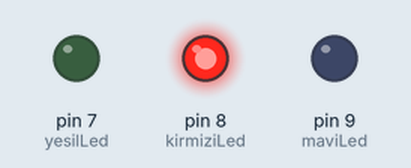
This sketch was run on a simulated Arduino Uno, built with avr-gcc and run on an emulated ATmega328P. On the bench: output pins drawn as LEDs (lit = HIGH).

Above: at 0.05 s.
At 0.75 s:
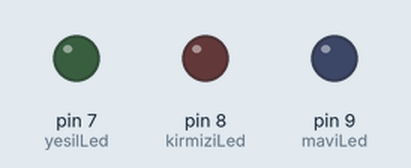
At 1.45 s:
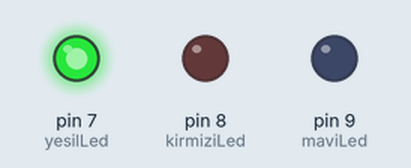
At 2.85 s:
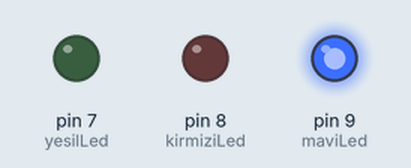
Timing chart, 0 to 3.1 s (numbered marks = the images above):
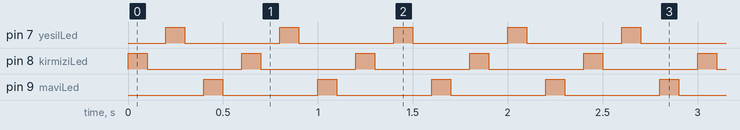

Measured:
- by itself, pin 7 (yesilLed), pin 8 (kirmiziLed), pin 9 (maviLed): alternates HIGH for 0.10 s and LOW for 0.50 s

The sketch:

sketch_nov19e.ino
```cpp
int kirmiziLed=8;
int yesilLed=7;
int maviLed=9;
int bekleme=100;

void setup() {
  // put your setup code here, to run once:

  pinMode(kirmiziLed,OUTPUT);
  pinMode(yesilLed,OUTPUT);
  pinMode(maviLed,OUTPUT);

}

void loop() {
  // put your main code here, to run repeatedly:

  digitalWrite(kirmiziLed,HIGH);
  delay(bekleme);
  digitalWrite(kirmiziLed,LOW);
  delay(bekleme);

  digitalWrite(yesilLed,HIGH);
  delay(bekleme);
  digitalWrite(yesilLed,LOW);
  delay(bekleme);

  digitalWrite(maviLed,HIGH);
  delay(bekleme);
  digitalWrite(maviLed,LOW);
  delay(bekleme);

}
```
